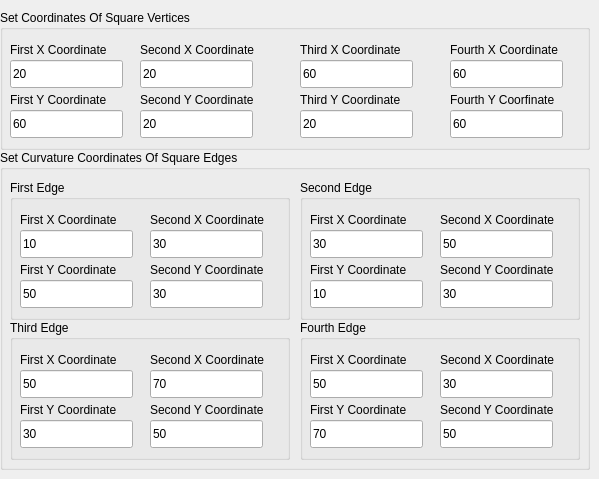
     <widget class="QWidget" name="Coons_Patch_Page">
      <widget class="QGroupBox" name="groupBox_9">
       <property name="geometry">
        <rect>
         <x>0</x>
         <y>10</y>
         <width>590</width>
         <height>140</height>
        </rect>
       </property>
       <property name="title">
        <string>Set Coordinates Of Square Vertices</string>
       </property>
       <widget class="QLabel" name="label_33">
        <property name="geometry">
         <rect>
          <x>10</x>
          <y>30</y>
          <width>118</width>
          <height>20</height>
         </rect>
        </property>
        <property name="text">
         <string>First X Coordinate</string>
        </property>
       </widget>
       <widget class="QLineEdit" name="First_Vertex_X_Coordinate_Input_3">
        <property name="geometry">
         <rect>
          <x>10</x>
          <y>50</y>
          <width>113</width>
          <height>28</height>
         </rect>
        </property>
        <property name="text">
         <string>20</string>
        </property>
       </widget>
       <widget class="QLabel" name="label_34">
        <property name="geometry">
         <rect>
          <x>10</x>
          <y>80</y>
          <width>117</width>
          <height>20</height>
         </rect>
        </property>
        <property name="text">
         <string>First Y Coordinate</string>
        </property>
       </widget>
       <widget class="QLineEdit" name="First_Vertex_Y_Coordinate_Input_3">
        <property name="geometry">
         <rect>
          <x>10</x>
          <y>100</y>
          <width>113</width>
          <height>28</height>
         </rect>
        </property>
        <property name="text">
         <string>60</string>
        </property>
       </widget>
       <widget class="QLabel" name="label_35">
        <property name="geometry">
         <rect>
          <x>140</x>
          <y>30</y>
          <width>140</width>
          <height>20</height>
         </rect>
        </property>
        <property name="text">
         <string>Second X Coordinate</string>
        </property>
       </widget>
       <widget class="QLineEdit" name="Second_Vertex_X_Coordinate_Input_3">
        <property name="geometry">
         <rect>
          <x>140</x>
          <y>50</y>
          <width>113</width>
          <height>28</height>
         </rect>
        </property>
        <property name="text">
         <string>20</string>
        </property>
       </widget>
       <widget class="QLabel" name="label_36">
        <property name="geometry">
         <rect>
          <x>140</x>
          <y>80</y>
          <width>139</width>
          <height>20</height>
         </rect>
        </property>
        <property name="text">
         <string>Second Y Coordinate</string>
        </property>
       </widget>
       <widget class="QLineEdit" name="Second_Vertex_Y_Coordinate_Input_3">
        <property name="geometry">
         <rect>
          <x>140</x>
          <y>100</y>
          <width>113</width>
          <height>28</height>
         </rect>
        </property>
        <property name="text">
         <string>20</string>
        </property>
       </widget>
       <widget class="QLabel" name="label_37">
        <property name="geometry">
         <rect>
          <x>300</x>
          <y>30</y>
          <width>125</width>
          <height>20</height>
         </rect>
        </property>
        <property name="text">
         <string>Third X Coordinate</string>
        </property>
       </widget>
       <widget class="QLineEdit" name="Third_Vertex_X_Coordinate_Input_3">
        <property name="geometry">
         <rect>
          <x>300</x>
          <y>50</y>
          <width>113</width>
          <height>28</height>
         </rect>
        </property>
        <property name="text">
         <string>60</string>
        </property>
       </widget>
       <widget class="QLabel" name="label_38">
        <property name="geometry">
         <rect>
          <x>300</x>
          <y>80</y>
          <width>124</width>
          <height>20</height>
         </rect>
        </property>
        <property name="text">
         <string>Third Y Coordinate</string>
        </property>
       </widget>
       <widget class="QLineEdit" name="Third_Vertex_Y_Coordinate_Input_3">
        <property name="geometry">
         <rect>
          <x>300</x>
          <y>100</y>
          <width>113</width>
          <height>28</height>
         </rect>
        </property>
        <property name="text">
         <string>20</string>
        </property>
       </widget>
       <widget class="QLabel" name="label_39">
        <property name="geometry">
         <rect>
          <x>450</x>
          <y>30</y>
          <width>133</width>
          <height>20</height>
         </rect>
        </property>
        <property name="text">
         <string>Fourth X Coordinate</string>
        </property>
       </widget>
       <widget class="QLineEdit" name="Fourth_Vertex_X_Coordinate_Input_3">
        <property name="geometry">
         <rect>
          <x>450</x>
          <y>50</y>
          <width>113</width>
          <height>28</height>
         </rect>
        </property>
        <property name="text">
         <string>60</string>
        </property>
       </widget>
       <widget class="QLabel" name="label_40">
        <property name="geometry">
         <rect>
          <x>450</x>
          <y>80</y>
          <width>128</width>
          <height>20</height>
         </rect>
        </property>
        <property name="text">
         <string>Fourth Y Coorfinate</string>
        </property>
       </widget>
       <widget class="QLineEdit" name="Fourth_Vertex_Y_Coordinate_Input_3">
        <property name="geometry">
         <rect>
          <x>450</x>
          <y>100</y>
          <width>113</width>
          <height>28</height>
         </rect>
        </property>
        <property name="text">
         <string>60</string>
        </property>
       </widget>
      </widget>
      <widget class="QGroupBox" name="groupBox_10">
       <property name="geometry">
        <rect>
         <x>0</x>
         <y>150</y>
         <width>590</width>
         <height>320</height>
        </rect>
       </property>
       <property name="title">
        <string>Set Curvature Coordinates Of Square Edges</string>
       </property>
       <widget class="QGroupBox" name="groupBox_11">
        <property name="geometry">
         <rect>
          <x>10</x>
          <y>30</y>
          <width>280</width>
          <height>140</height>
         </rect>
        </property>
        <property name="title">
         <string>First Edge</string>
        </property>
        <widget class="QLabel" name="label_41">
         <property name="geometry">
          <rect>
           <x>10</x>
           <y>30</y>
           <width>118</width>
           <height>20</height>
          </rect>
         </property>
         <property name="text">
          <string>First X Coordinate</string>
         </property>
        </widget>
        <widget class="QLineEdit" name="First_X_Coordinate_First_Edge">
         <property name="geometry">
          <rect>
           <x>10</x>
           <y>50</y>
           <width>113</width>
           <height>28</height>
          </rect>
         </property>
         <property name="text">
          <string>10</string>
         </property>
        </widget>
        <widget class="QLabel" name="label_43">
         <property name="geometry">
          <rect>
           <x>140</x>
           <y>30</y>
           <width>140</width>
           <height>20</height>
          </rect>
         </property>
         <property name="text">
          <string>Second X Coordinate</string>
         </property>
        </widget>
        <widget class="QLineEdit" name="Second_X_Coordinate_First_Edge">
         <property name="geometry">
          <rect>
           <x>140</x>
           <y>50</y>
           <width>113</width>
           <height>28</height>
          </rect>
         </property>
         <property name="text">
          <string>30</string>
         </property>
        </widget>
        <widget class="QLabel" name="label_44">
         <property name="geometry">
          <rect>
           <x>10</x>
           <y>80</y>
           <width>117</width>
           <height>20</height>
          </rect>
         </property>
         <property name="text">
          <string>First Y Coordinate</string>
         </property>
        </widget>
        <widget class="QLineEdit" name="First_Y_Coordinate_First_Edge">
         <property name="geometry">
          <rect>
           <x>10</x>
           <y>100</y>
           <width>113</width>
           <height>28</height>
          </rect>
         </property>
         <property name="text">
          <string>50</string>
         </property>
        </widget>
        <widget class="QLabel" name="label_45">
         <property name="geometry">
          <rect>
           <x>140</x>
           <y>80</y>
           <width>139</width>
           <height>20</height>
          </rect>
         </property>
         <property name="text">
          <string>Second Y Coordinate</string>
         </property>
        </widget>
        <widget class="QLineEdit" name="Second_Y_Coordinate_First_Edge">
         <property name="geometry">
          <rect>
           <x>140</x>
           <y>100</y>
           <width>113</width>
           <height>28</height>
          </rect>
         </property>
         <property name="text">
          <string>30</string>
         </property>
        </widget>
       </widget>
       <widget class="QGroupBox" name="groupBox_12">
        <property name="geometry">
         <rect>
          <x>300</x>
          <y>30</y>
          <width>280</width>
          <height>140</height>
         </rect>
        </property>
        <property name="title">
         <string>Second Edge</string>
        </property>
        <widget class="QLabel" name="label_46">
         <property name="geometry">
          <rect>
           <x>10</x>
           <y>30</y>
           <width>118</width>
           <height>20</height>
          </rect>
         </property>
         <property name="text">
          <string>First X Coordinate</string>
         </property>
        </widget>
        <widget class="QLineEdit" name="First_X_Coordinate_Second_Edge">
         <property name="geometry">
          <rect>
           <x>10</x>
           <y>50</y>
           <width>113</width>
           <height>28</height>
          </rect>
         </property>
         <property name="text">
          <string>30</string>
         </property>
        </widget>
        <widget class="QLabel" name="label_47">
         <property name="geometry">
          <rect>
           <x>140</x>
           <y>30</y>
           <width>140</width>
           <height>20</height>
          </rect>
         </property>
         <property name="text">
          <string>Second X Coordinate</string>
         </property>
        </widget>
        <widget class="QLineEdit" name="Second_X_Coordinate_Second_Edge">
         <property name="geometry">
          <rect>
           <x>140</x>
           <y>50</y>
           <width>113</width>
           <height>28</height>
          </rect>
         </property>
         <property name="text">
          <string>50</string>
         </property>
        </widget>
        <widget class="QLabel" name="label_48">
         <property name="geometry">
          <rect>
           <x>10</x>
           <y>80</y>
           <width>117</width>
           <height>20</height>
          </rect>
         </property>
         <property name="text">
          <string>First Y Coordinate</string>
         </property>
        </widget>
        <widget class="QLineEdit" name="First_Y_Coordinate_Second_Edge">
         <property name="geometry">
          <rect>
           <x>10</x>
           <y>100</y>
           <width>113</width>
           <height>28</height>
          </rect>
         </property>
         <property name="text">
          <string>10</string>
         </property>
        </widget>
        <widget class="QLabel" name="label_49">
         <property name="geometry">
          <rect>
           <x>140</x>
           <y>80</y>
           <width>140</width>
           <height>20</height>
          </rect>
         </property>
         <property name="text">
          <string>Second Y Coordinate</string>
         </property>
        </widget>
        <widget class="QLineEdit" name="Second_Y_Coordinate_Second_Edge">
         <property name="geometry">
          <rect>
           <x>140</x>
           <y>100</y>
           <width>113</width>
           <height>28</height>
          </rect>
         </property>
         <property name="text">
          <string>30</string>
         </property>
        </widget>
       </widget>
       <widget class="QGroupBox" name="groupBox_13">
        <property name="geometry">
         <rect>
          <x>10</x>
          <y>170</y>
          <width>280</width>
          <height>140</height>
         </rect>
        </property>
        <property name="title">
         <string>Third Edge</string>
        </property>
        <widget class="QLabel" name="label_50">
         <property name="geometry">
          <rect>
           <x>10</x>
           <y>30</y>
           <width>118</width>
           <height>20</height>
          </rect>
         </property>
         <property name="text">
          <string>First X Coordinate</string>
         </property>
        </widget>
        <widget class="QLineEdit" name="First_X_Coordinate_Third_Edge">
         <property name="geometry">
          <rect>
           <x>10</x>
           <y>50</y>
           <width>113</width>
           <height>28</height>
          </rect>
         </property>
         <property name="text">
          <string>50</string>
         </property>
        </widget>
        <widget class="QLabel" name="label_51">
         <property name="geometry">
          <rect>
           <x>140</x>
           <y>30</y>
           <width>140</width>
           <height>20</height>
          </rect>
         </property>
         <property name="text">
          <string>Second X Coordinate</string>
         </property>
        </widget>
        <widget class="QLineEdit" name="Second_X_Coordinate_Third_Edge">
         <property name="geometry">
          <rect>
           <x>140</x>
           <y>50</y>
           <width>113</width>
           <height>28</height>
          </rect>
         </property>
         <property name="text">
          <string>70</string>
         </property>
        </widget>
        <widget class="QLabel" name="label_52">
         <property name="geometry">
          <rect>
           <x>10</x>
           <y>80</y>
           <width>117</width>
           <height>20</height>
          </rect>
         </property>
         <property name="text">
          <string>First Y Coordinate</string>
         </property>
        </widget>
        <widget class="QLineEdit" name="First_Y_Coordinate_Third_Edge">
         <property name="geometry">
          <rect>
           <x>10</x>
           <y>100</y>
           <width>113</width>
           <height>28</height>
          </rect>
         </property>
         <property name="text">
          <string>30</string>
         </property>
        </widget>
        <widget class="QLabel" name="label_53">
         <property name="geometry">
          <rect>
           <x>140</x>
           <y>80</y>
           <width>140</width>
           <height>20</height>
          </rect>
         </property>
         <property name="text">
          <string>Second Y Coordinate</string>
         </property>
        </widget>
        <widget class="QLineEdit" name="Second_Y_Coordinate_Third_Edge">
         <property name="geometry">
          <rect>
           <x>140</x>
           <y>100</y>
           <width>113</width>
           <height>28</height>
          </rect>
         </property>
         <property name="text">
          <string>50</string>
         </property>
        </widget>
       </widget>
       <widget class="QGroupBox" name="groupBox_14">
        <property name="geometry">
         <rect>
          <x>300</x>
          <y>170</y>
          <width>280</width>
          <height>140</height>
         </rect>
        </property>
        <property name="title">
         <string>Fourth Edge</string>
        </property>
        <widget class="QLabel" name="label_54">
         <property name="geometry">
          <rect>
           <x>10</x>
           <y>30</y>
           <width>118</width>
           <height>20</height>
          </rect>
         </property>
         <property name="text">
          <string>First X Coordinate</string>
         </property>
        </widget>
        <widget class="QLineEdit" name="First_X_Coordinate_Fourth_Edge">
         <property name="geometry">
          <rect>
           <x>10</x>
           <y>50</y>
           <width>113</width>
           <height>28</height>
          </rect>
         </property>
         <property name="text">
          <string>50</string>
         </property>
        </widget>
        <widget class="QLabel" name="label_55">
         <property name="geometry">
          <rect>
           <x>140</x>
           <y>30</y>
           <width>140</width>
           <height>20</height>
          </rect>
         </property>
         <property name="text">
          <string>Second X Coordinate</string>
         </property>
        </widget>
        <widget class="QLineEdit" name="Second_X_Coordinate_Fourth_Edge">
         <property name="geometry">
          <rect>
           <x>140</x>
           <y>50</y>
           <width>113</width>
           <height>28</height>
          </rect>
         </property>
         <property name="text">
          <string>30</string>
         </property>
        </widget>
        <widget class="QLabel" name="label_56">
         <property name="geometry">
          <rect>
           <x>10</x>
           <y>80</y>
           <width>117</width>
           <height>20</height>
          </rect>
         </property>
         <property name="text">
          <string>First Y Coordinate</string>
         </property>
        </widget>
        <widget class="QLineEdit" name="First_Y_Coordinate_Fourth_Edge">
         <property name="geometry">
          <rect>
           <x>10</x>
           <y>100</y>
           <width>113</width>
           <height>28</height>
          </rect>
         </property>
         <property name="text">
          <string>70</string>
         </property>
        </widget>
        <widget class="QLabel" name="label_57">
         <property name="geometry">
          <rect>
           <x>140</x>
           <y>80</y>
           <width>140</width>
           <height>20</height>
          </rect>
         </property>
         <property name="text">
          <string>Second Y Coordinate</string>
         </property>
        </widget>
        <widget class="QLineEdit" name="Second_Y_Coordinate_Fourth_Edge">
         <property name="geometry">
          <rect>
           <x>140</x>
           <y>100</y>
           <width>113</width>
           <height>28</height>
          </rect>
         </property>
         <property name="text">
          <string>50</string>
         </property>
        </widget>
       </widget>
      </widget>
     </widget>
